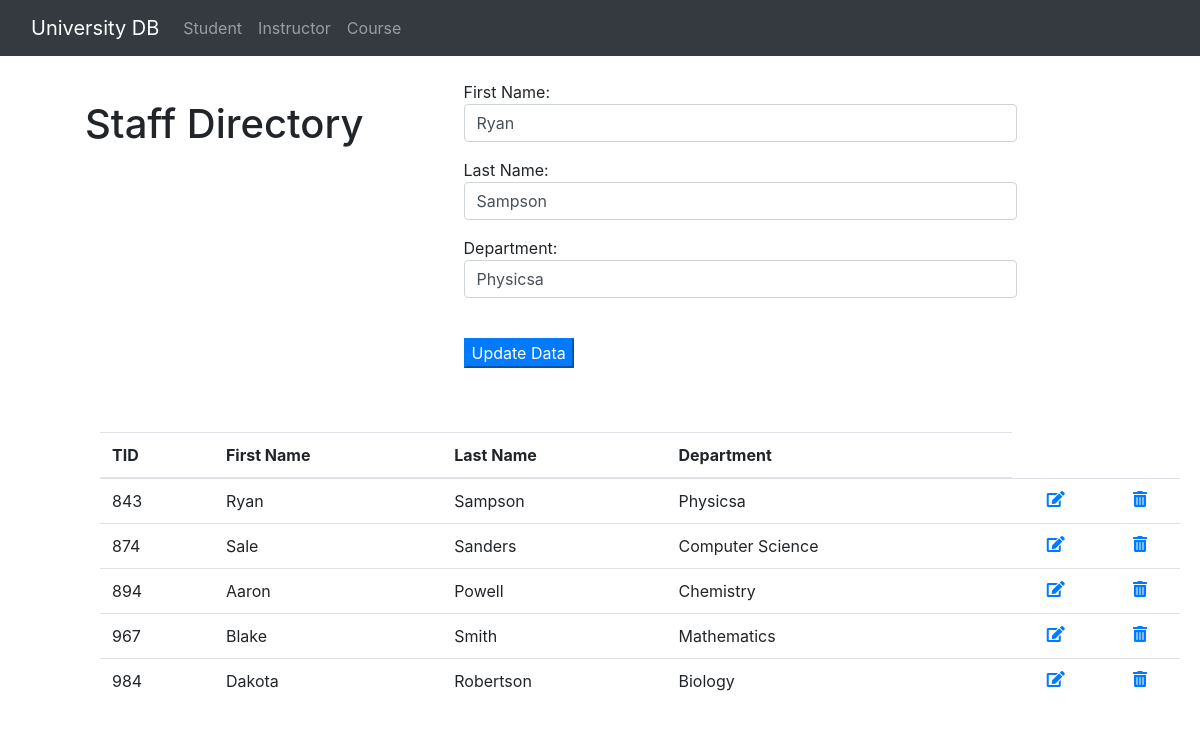
The page /instructor/query_edit?efname=Ryan&elname=Sampson on the database its author committed.
### tables this page shows
CREATE TABLE instructor (
        tid INTEGER NOT NULL,
        first_name VARCHAR(256) NOT NULL,
        last_name VARCHAR(256) NOT NULL,
        dept VARCHAR(256) NOT NULL,

        PRIMARY KEY (tid)
    );

### api.py (the view)
@app.route('/instructor/query_edit',methods = ['POST', 'GET']) #this is when user clicks edit link
def sql_edit_instructor_link():
    from functions.sqlquery import sql_query, sql_query2
    if request.method == 'GET':
        elname = request.args.get('elname')
        efname = request.args.get('efname')
        eresults = sql_query2(''' SELECT * FROM instructor where first_name = ? and last_name = ?''', (efname,elname))
    results = sql_query(''' SELECT * FROM instructor''')
    return render_template('instructordb.html', eresults=eresults, results=results)

### functions/sqlquery.py (called while the page is built)
def sql_query(query):
    cur = conn.cursor()
    cur.execute(query)
    rows = cur.fetchall()
    return rows

def sql_query2(query,var):
    cur = conn.cursor()
    cur.execute(query,var)
    rows = cur.fetchall()
    return rows

### templates/instructordb.html (shortened to what this page needs)
<html>
    <head>
        <link rel="stylesheet" href="https://use.fontawesome.com/releases/v5.1.0/css/all.css"
>
        <link rel="stylesheet" href="https://stackpath.bootstrapcdn.com/bootstrap/4.1.1/css/bootstrap.min.css"
>
    </head>
    <body>
        {% include 'navbar.html' %}
        <br>
        <div class='row'>
            <div style='margin-left: 100px; padding-block: 20px;'>
                <h1>
                    Staff Directory
                </h1>
            </div>
            {% block content %}
            {% if 'query_edit' in request.url %}
            <div style='margin-left: 100px; width: 45%;'>
                {% for eresult in eresults %}
                <form action="/instructor/edit" method="POST">
                    <p>First Name: <input class="form-control" type="text" name="first_name" style='width: 100%;'
                            value='{{eresult["first_name"]}}' /></p>
                    <p>Last Name: <input class="form-control" type="text" name="last_name" style='width: 100%;'
                            value='{{eresult["last_name"]}}' /></p>
                    <p>Department: <input class="form-control" type="text" name="dept" style='width: 100%;'
                            value='{{eresult["dept"]}}' /></p>
                    {% endfor %}
                    <br>
                    <p><input class="btn-primary" type="submit" value="Update Data" /></p>
                </form>
            </div>
            {% endif %}
            {% endblock content %}
        </div>
        <br><br>
        <table class='table table-hover' style='margin-left: 100px; margin-right: 100px; width: 90%;'>
            <thead>
                <tr>
                    <th>TID</th>
                    <th>First Name</th>
                    <th>Last Name</th>
                    <th>Department</th>
                </tr>
            </thead>
            {% for result in results %}
            <tr>
                <td>{{result["tid"]}}</td>
                <td>{{result["first_name"]}}</td>
                <td>{{result["last_name"]}}</td>
                <td>{{result["dept"]}}</td>
                <td align="center"><a
                        href="{{ url_for('sql_edit_instructor_link', efname=result['first_name'], elname=result['last_name']) }}"><i
                            class="fas fa-edit"></a></td>
                <td align="center"><a
                        href="{{ url_for('sql_data_instructor_delete', fname=result['first_name'], lname=result['last_name']) }}"><i
                            class="fas fa-trash-alt"></a></td>
            </tr>
            {% endfor %}
        </table>
    </body>
</html>

### rows shown on the page
instructor: first_name "Ryan", last_name "Sampson", dept "Physicsa", tid "843"
instructor: tid "874", first_name "Sale", last_name "Sanders", dept "Computer Science"
instructor: tid "894", first_name "Aaron", last_name "Powell", dept "Chemistry"
instructor: tid "967", first_name "Blake", last_name "Smith", dept "Mathematics"
instructor: tid "984", first_name "Dakota", last_name "Robertson", dept "Biology"
